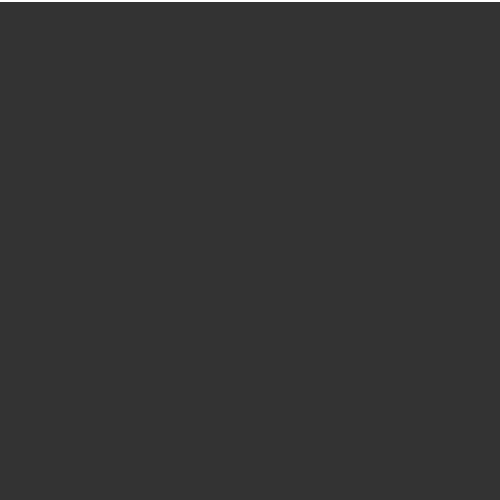
Frame 1 (no input)
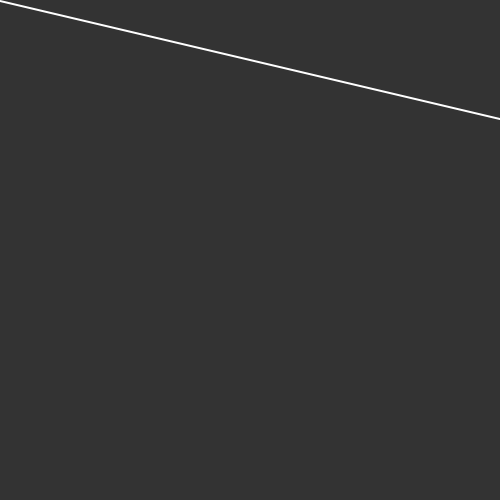
Frame 60 (no input)
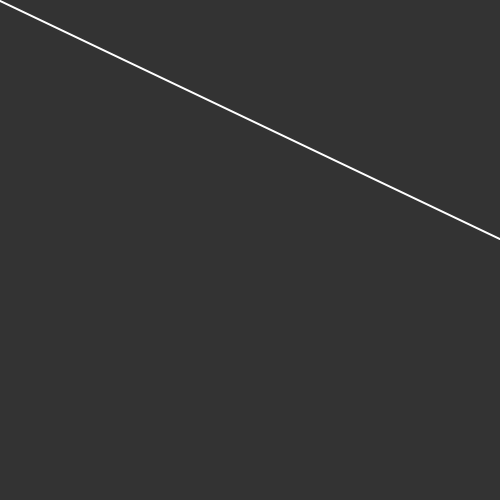
Frame 120 (the mouse pressed at the canvas centre since frame 60)

The p5.js sketch that drew these frames (run headless with seeded random() and noise() and a simulated clock; from frame 60 on, the mouse is pressed at the canvas centre):

// p5.js sketch
// ── sketch.js
var theLine;
var updateX = -2;
var updateY = 2;
function setup() {
  createCanvas(500,500);
  
  theLine = {
  p1x:0, 
  p1y:1, 
  p2x: width,
  p2y:1, 
  
  display: function(){
    strokeWeight(2);
    stroke(255);
    line(this.p1x, this.p1y, this.p2x, this.p2y);
  }, 
  update: function(){
    
    
    if(this.p2y > height){
       this.p2x += updateX;
    } else {
      this.p2y += updateY;
    } 
    
    if(this.p2x < 0) {
      updateX *= -1;
    }
    
    if(this.p2x > width && this.p2y > height) {
      updateY *= -1;
      this.p2y += updateY;
      this.p2x = width;
    }
    
    if(this.p2y < 0){
      updateY *= -1;
      updateX *= -1;
      this.p2y += updateY;
    }
  }
};

}

function draw() {
  background(51);
  theLine.display();
  theLine.update();
}
